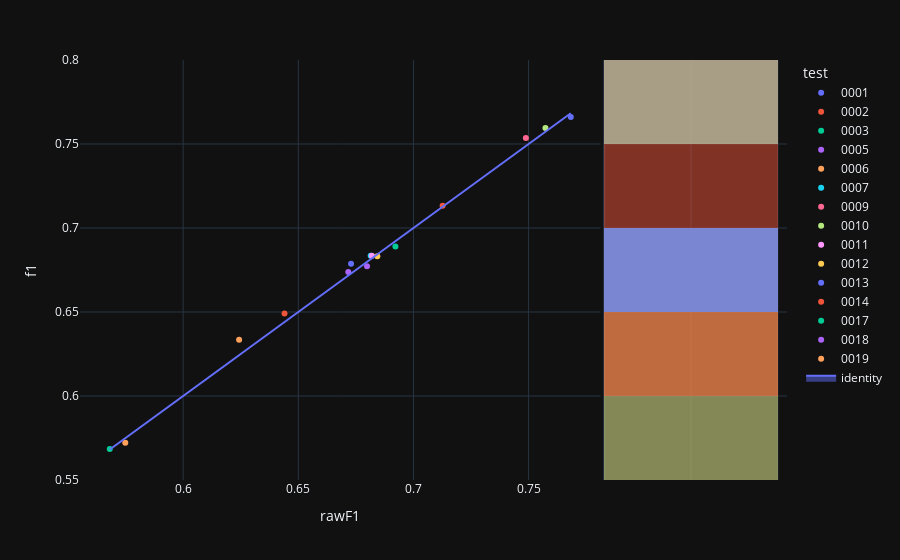

Notebook source saved alongside this figure:
### Code cell
fig=px.scatter(experimentModels_N2,x='rawF1',y='f1',color='test',hover_name='modelId', marginal_y="histogram")
fig.add_trace(
    go.Scatter(x=experimentModels_N2['rawF1'], y=experimentModels_N2['rawF1'], name="identity", mode='lines',fill="toself")
)
fig.show()

### Figure 1 — Plotly figure (JSON) as saved in the notebook; plotly's stock layout.template omitted (floating-point values rounded to 4 significant figures)
{"data": [{"hovertemplate": "<b>%{hovertext}</b><br><br>test=0001<br>rawF1=%{x}<br>f1=%{y}<extra></extra>", "hovertext": ["bdbdfc7b-0c97-484c-b4e9-70e698d9b353"], "legendgroup": "0001", "marker": {"color": "#636efa", "symbol": "circle"}, "mode": "markers", "name": "0001", "orientation": "v", "showlegend": true, "x": [0.7683], "xaxis": "x", "y": [0.7661], "yaxis": "y", "type": "scatter"}, {"alignmentgroup": "True", "bingroup": "y", "hovertemplate": "test=0001<br>f1=%{y}<br>count=%{x}<extra></extra>", "legendgroup": "0001", "marker": {"color": "#636efa"}, "name": "0001", "offsetgroup": "0001", "opacity": 0.5, "showlegend": false, "xaxis": "x2", "y": [0.7661], "yaxis": "y2", "type": "histogram"}, {"hovertemplate": "<b>%{hovertext}</b><br><br>test=0002<br>rawF1=%{x}<br>f1=%{y}<extra></extra>", "hovertext": ["bae09da0-598a-46ed-b46a-553a9d1de380"], "legendgroup": "0002", "marker": {"color": "#EF553B", "symbol": "circle"}, "mode": "markers", "name": "0002", "orientation": "v", "showlegend": true, "x": [0.7127], "xaxis": "x", "y": [0.7132], "yaxis": "y", "type": "scatter"}, {"alignmentgroup": "True", "bingroup": "y", "hovertemplate": "test=0002<br>f1=%{y}<br>count=%{x}<extra></extra>", "legendgroup": "0002", "marker": {"color": "#EF553B"}, "name": "0002", "offsetgroup": "0002", "opacity": 0.5, "showlegend": false, "xaxis": "x2", "y": [0.7132], "yaxis": "y2", "type": "histogram"}, {"hovertemplate": "<b>%{hovertext}</b><br><br>test=0003<br>rawF1=%{x}<br>f1=%{y}<extra></extra>", "hovertext": ["2c77d9d9-8a36-4e76-ac92-65f9318bd100"], "legendgroup": "0003", "marker": {"color": "#00cc96", "symbol": "circle"}, "mode": "markers", "name": "0003", "orientation": "v", "showlegend": true, "x": [0.5681], "xaxis": "x", "y": [0.5684], "yaxis": "y", "type": "scatter"}, {"alignmentgroup": "True", "bingroup": "y", "hovertemplate": "test=0003<br>f1=%{y}<br>count=%{x}<extra></extra>", "legendgroup": "0003", "marker": {"color": "#00cc96"}, "name": "0003", "offsetgroup": "0003", "opacity": 0.5, "showlegend": false, "xaxis": "x2", "y": [0.5684], "yaxis": "y2", "type": "histogram"}, {"hovertemplate": "<b>%{hovertext}</b><br><br>test=0005<br>rawF1=%{x}<br>f1=%{y}<extra></extra>", "hovertext": ["dc49a81b-fa55-4b8e-989b-e40bd13a4302"], "legendgroup": "0005", "marker": {"color": "#ab63fa", "symbol": "circle"}, "mode": "markers", "name": "0005", "orientation": "v", "showlegend": true, "x": [0.6717], "xaxis": "x", "y": [0.6738], "yaxis": "y", "type": "scatter"}, {"alignmentgroup": "True", "bingroup": "y", "hovertemplate": "test=0005<br>f1=%{y}<br>count=%{x}<extra></extra>", "legendgroup": "0005", "marker": {"color": "#ab63fa"}, "name": "0005", "offsetgroup": "0005", "opacity": 0.5, "showlegend": false, "xaxis": "x2", "y": [0.6738], "yaxis": "y2", "type": "histogram"}, {"hovertemplate": "<b>%{hovertext}</b><br><br>test=0006<br>rawF1=%{x}<br>f1=%{y}<extra></extra>", "hovertext": ["3d3c90d6-8d87-4dd0-85ec-9eedee1565cb"], "legendgroup": "0006", "marker": {"color": "#FFA15A", "symbol": "circle"}, "mode": "markers", "name": "0006", "orientation": "v", "showlegend": true, "x": [0.5749], "xaxis": "x", "y": [0.5722], "yaxis": "y", "type": "scatter"}, {"alignmentgroup": "True", "bingroup": "y", "hovertemplate": "test=0006<br>f1=%{y}<br>count=%{x}<extra></extra>", "legendgroup": "0006", "marker": {"color": "#FFA15A"}, "name": "0006", "offsetgroup": "0006", "opacity": 0.5, "showlegend": false, "xaxis": "x2", "y": [0.5722], "yaxis": "y2", "type": "histogram"}, {"hovertemplate": "<b>%{hovertext}</b><br><br>test=0007<br>rawF1=%{x}<br>f1=%{y}<extra></extra>", "hovertext": ["6622a394-926c-45ad-a0f5-eb1def948317"], "legendgroup": "0007", "marker": {"color": "#19d3f3", "symbol": "circle"}, "mode": "markers", "name": "0007", "orientation": "v", "showlegend": true, "x": [0.6814], "xaxis": "x", "y": [0.6835], "yaxis": "y", "type": "scatter"}, {"alignmentgroup": "True", "bingroup": "y", "hovertemplate": "test=0007<br>f1=%{y}<br>count=%{x}<extra></extra>", "legendgroup": "0007", "marker": {"color": "#19d3f3"}, "name": "0007", "offsetgroup": "0007", "opacity": 0.5, "showlegend": false, "xaxis": "x2", "y": [0.6835], "yaxis": "y2", "type": "histogram"}, {"hovertemplate": "<b>%{hovertext}</b><br><br>test=0009<br>rawF1=%{x}<br>f1=%{y}<extra></extra>", "hovertext": ["91153884-8b2d-49a1-86cd-386a1add8f8e"], "legendgroup": "0009", "marker": {"color": "#FF6692", "symbol": "circle"}, "mode": "markers", "name": "0009", "orientation": "v", "showlegend": true, "x": [0.7488], "xaxis": "x", "y": [0.7536], "yaxis": "y", "type": "scatter"}, {"alignmentgroup": "True", "bingroup": "y", "hovertemplate": "test=0009<br>f1=%{y}<br>count=%{x}<extra></extra>", "legendgroup": "0009", "marker": {"color": "#FF6692"}, "name": "0009", "offsetgroup": "0009", "opacity": 0.5, "showlegend": false, "xaxis": "x2", "y": [0.7536], "yaxis": "y2", "type": "histogram"}, {"hovertemplate": "<b>%{hovertext}</b><br><br>test=0010<br>rawF1=%{x}<br>f1=%{y}<extra></extra>", "hovertext": ["672f9a5b-bab6-4a47-8889-b20041f97fe8"], "legendgroup": "0010", "marker": {"color": "#B6E880", "symbol": "circle"}, "mode": "markers", "name": "0010", "orientation": "v", "showlegend": true, "x": [0.7573], "xaxis": "x", "y": [0.7595], "yaxis": "y", "type": "scatter"}, {"alignmentgroup": "True", "bingroup": "y", "hovertemplate": "test=0010<br>f1=%{y}<br>count=%{x}<extra></extra>", "legendgroup": "0010", "marker": {"color": "#B6E880"}, "name": "0010", "offsetgroup": "0010", "opacity": 0.5, "showlegend": false, "xaxis": "x2", "y": [0.7595], "yaxis": "y2", "type": "histogram"}, {"hovertemplate": "<b>%{hovertext}</b><br><br>test=0011<br>rawF1=%{x}<br>f1=%{y}<extra></extra>", "hovertext": ["98885354-4ef8-4d7f-b64d-8fb9a1edc578"], "legendgroup": "0011", "marker": {"color": "#FF97FF", "symbol": "circle"}, "mode": "markers", "name": "0011", "orientation": "v", "showlegend": true, "x": [0.682], "xaxis": "x", "y": [0.6835], "yaxis": "y", "type": "scatter"}, {"alignmentgroup": "True", "bingroup": "y", "hovertemplate": "test=0011<br>f1=%{y}<br>count=%{x}<extra></extra>", "legendgroup": "0011", "marker": {"color": "#FF97FF"}, "name": "0011", "offsetgroup": "0011", "opacity": 0.5, "showlegend": false, "xaxis": "x2", "y": [0.6835], "yaxis": "y2", "type": "histogram"}, {"hovertemplate": "<b>%{hovertext}</b><br><br>test=0012<br>rawF1=%{x}<br>f1=%{y}<extra></extra>", "hovertext": ["39389298-e7f5-4de1-9dc7-bcf9a95245bd"], "legendgroup": "0012", "marker": {"color": "#FECB52", "symbol": "circle"}, "mode": "markers", "name": "0012", "orientation": "v", "showlegend": true, "x": [0.6843], "xaxis": "x", "y": [0.6832], "yaxis": "y", "type": "scatter"}, {"alignmentgroup": "True", "bingroup": "y", "hovertemplate": "test=0012<br>f1=%{y}<br>count=%{x}<extra></extra>", "legendgroup": "0012", "marker": {"color": "#FECB52"}, "name": "0012", "offsetgroup": "0012", "opacity": 0.5, "showlegend": false, "xaxis": "x2", "y": [0.6832], "yaxis": "y2", "type": "histogram"}, {"hovertemplate": "<b>%{hovertext}</b><br><br>test=0013<br>rawF1=%{x}<br>f1=%{y}<extra></extra>", "hovertext": ["6843077b-61cf-42ad-93b6-b05a4e571941"], "legendgroup": "0013", "marker": {"color": "#636efa", "symbol": "circle"}, "mode": "markers", "name": "0013", "orientation": "v", "showlegend": true, "x": [0.6729], "xaxis": "x", "y": [0.6788], "yaxis": "y", "type": "scatter"}, {"alignmentgroup": "True", "bingroup": "y", "hovertemplate": "test=0013<br>f1=%{y}<br>count=%{x}<extra></extra>", "legendgroup": "0013", "marker": {"color": "#636efa"}, "name": "0013", "offsetgroup": "0013", "opacity": 0.5, "showlegend": false, "xaxis": "x2", "y": [0.6788], "yaxis": "y2", "type": "histogram"}, {"hovertemplate": "<b>%{hovertext}</b><br><br>test=0014<br>rawF1=%{x}<br>f1=%{y}<extra></extra>", "hovertext": ["2d6d22a0-446c-4062-a7c7-ddfb9c121e52"], "legendgroup": "0014", "marker": {"color": "#EF553B", "symbol": "circle"}, "mode": "markers", "name": "0014", "orientation": "v", "showlegend": true, "x": [0.644], "xaxis": "x", "y": [0.6491], "yaxis": "y", "type": "scatter"}, {"alignmentgroup": "True", "bingroup": "y", "hovertemplate": "test=0014<br>f1=%{y}<br>count=%{x}<extra></extra>", "legendgroup": "0014", "marker": {"color": "#EF553B"}, "name": "0014", "offsetgroup": "0014", "opacity": 0.5, "showlegend": false, "xaxis": "x2", "y": [0.6491], "yaxis": "y2", "type": "histogram"}, {"hovertemplate": "<b>%{hovertext}</b><br><br>test=0017<br>rawF1=%{x}<br>f1=%{y}<extra></extra>", "hovertext": ["b19207a8-f284-4643-bfe5-58df44b2ec11"], "legendgroup": "0017", "marker": {"color": "#00cc96", "symbol": "circle"}, "mode": "markers", "name": "0017", "orientation": "v", "showlegend": true, "x": [0.6922], "xaxis": "x", "y": [0.689], "yaxis": "y", "type": "scatter"}, {"alignmentgroup": "True", "bingroup": "y", "hovertemplate": "test=0017<br>f1=%{y}<br>count=%{x}<extra></extra>", "legendgroup": "0017", "marker": {"color": "#00cc96"}, "name": "0017", "offsetgroup": "0017", "opacity": 0.5, "showlegend": false, "xaxis": "x2", "y": [0.689], "yaxis": "y2", "type": "histogram"}, {"hovertemplate": "<b>%{hovertext}</b><br><br>test=0018<br>rawF1=%{x}<br>f1=%{y}<extra></extra>", "hovertext": ["4d651825-f7a4-4075-be43-51c1d02ded72"], "legendgroup": "0018", "marker": {"color": "#ab63fa", "symbol": "circle"}, "mode": "markers", "name": "0018", "orientation": "v", "showlegend": true, "x": [0.6798], "xaxis": "x", "y": [0.6772], "yaxis": "y", "type": "scatter"}, {"alignmentgroup": "True", "bingroup": "y", "hovertemplate": "test=0018<br>f1=%{y}<br>count=%{x}<extra></extra>", "legendgroup": "0018", "marker": {"color": "#ab63fa"}, "name": "0018", "offsetgroup": "0018", "opacity": 0.5, "showlegend": false, "xaxis": "x2", "y": [0.6772], "yaxis": "y2", "type": "histogram"}, {"hovertemplate": "<b>%{hovertext}</b><br><br>test=0019<br>rawF1=%{x}<br>f1=%{y}<extra></extra>", "hovertext": ["b6859196-b916-4b6c-9f63-b132c50cd41d"], "legendgroup": "0019", "marker": {"color": "#FFA15A", "symbol": "circle"}, "mode": "markers", "name": "0019", "orientation": "v", "showlegend": true, "x": [0.6243], "xaxis": "x", "y": [0.6334], "yaxis": "y", "type": "scatter"}, {"alignmentgroup": "True", "bingroup": "y", "hovertemplate": "test=0019<br>f1=%{y}<br>count=%{x}<extra></extra>", "legendgroup": "0019", "marker": {"color": "#FFA15A"}, "name": "0019", "offsetgroup": "0019", "opacity": 0.5, "showlegend": false, "xaxis": "x2", "y": [0.6334], "yaxis": "y2", "type": "histogram"}, {"fill": "toself", "mode": "lines", "name": "identity", "x": [0.7683, 0.7127, 0.5681, 0.6717, 0.5749, 0.6814, 0.7488, 0.7573, 0.682, 0.6843, 0.6729, 0.644, 0.6922, 0.6798, 0.6243], "y": [0.7683, 0.7127, 0.5681, 0.6717, 0.5749, 0.6814, 0.7488, 0.7573, 0.682, 0.6843, 0.6729, 0.644, 0.6922, 0.6798, 0.6243], "type": "scatter"}], "layout": {"xaxis": {"anchor": "y", "domain": [0.0, 0.7363], "title": {"text": "rawF1"}}, "yaxis": {"anchor": "x", "domain": [0.0, 1.0], "title": {"text": "f1"}}, "xaxis2": {"anchor": "y2", "domain": [0.7413, 1.0], "matches": "x2", "showticklabels": false, "showline": false, "ticks": "", "showgrid": true}, "yaxis2": {"anchor": "x2", "domain": [0.0, 1.0], "matches": "y", "showticklabels": false, "showgrid": true}, "legend": {"title": {"text": "test"}, "tracegroupgap": 0}, "margin": {"t": 60}, "barmode": "overlay"}}
